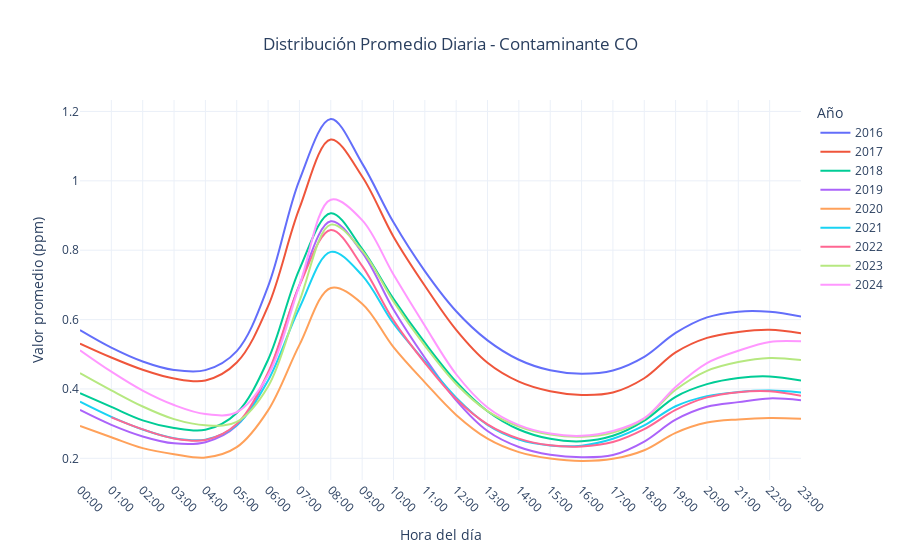
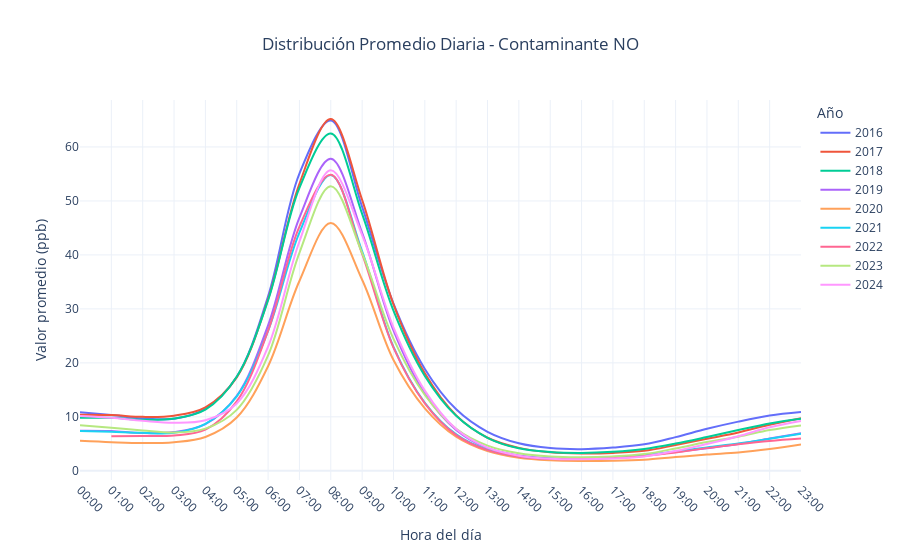
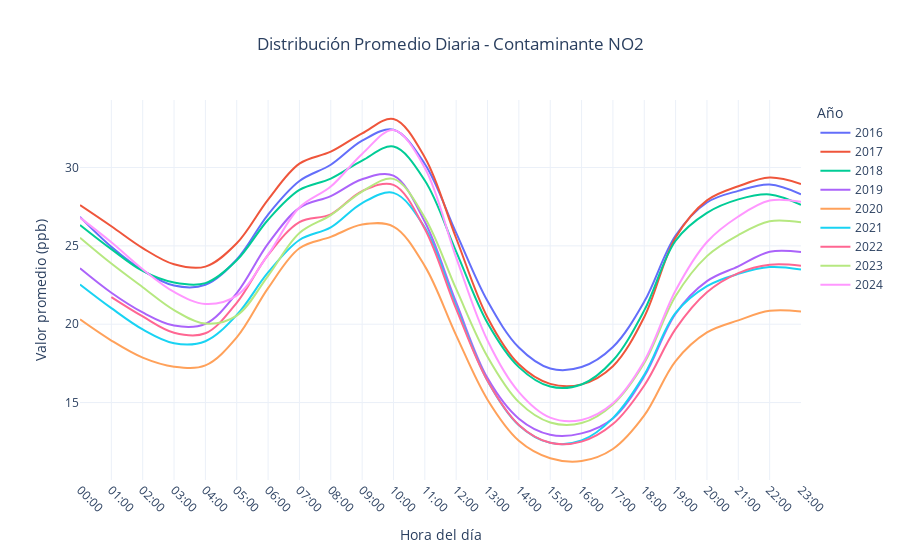
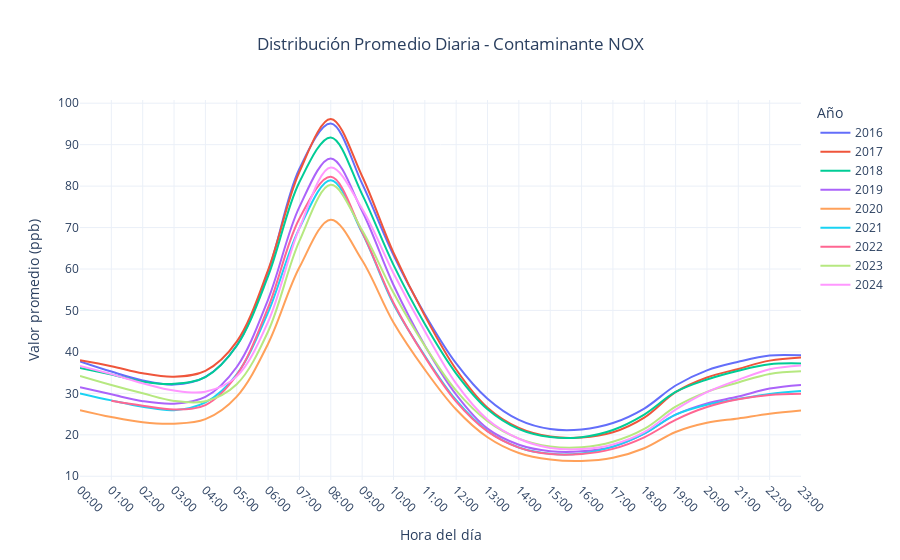

Notebook code cell kept with these figures, in order:
### Code cell
import pandas as pd
import plotly.express as px
import datetime

# Unir todos los dataframes
dataframes = [contaminantes_2016, contaminantes_2017, contaminantes_2018, contaminantes_2019,
              contaminantes_2020, contaminantes_2021, contaminantes_2022, contaminantes_2023,
              contaminantes_2024]
df = pd.concat(dataframes)

# Reemplazo de '24:00' si es string
df['date'] = df['date'].apply(
    lambda x: x.replace('24:00', '00:00') if isinstance(x, str) else x
)

# Convertir a datetime y eliminar inválidos
df['date'] = pd.to_datetime(df['date'], errors='coerce')
df = df.dropna(subset=['date'])

# Extraer año y hora
df['year'] = df['date'].dt.year
df['hour'] = df['date'].dt.strftime('%H:%M')

# Agrupar para promedio diario
df_avg = df.groupby(['id_parameter', 'year', 'hour'])['value'].mean().reset_index()

# Convertir 'hour' a datetime
df_avg['hour_dt'] = pd.to_datetime(df_avg['hour'], format='%H:%M')

# Obtener relación id_parameter -> unidad
param_to_unit = df[['id_parameter', 'unit']].drop_duplicates()
df_avg = df_avg.merge(param_to_unit, on='id_parameter', how='left')

# Agregar nombre de unidad
df_avg = df_avg.merge(df_unidades[['id_unidad', 'clave_unidad']], left_on='unit', right_on='id_unidad', how='left')

# Graficar
for param in df_avg['id_parameter'].unique():
    subset = df_avg[df_avg['id_parameter'] == param]
    unidad = subset['clave_unidad'].iloc[0] if not subset['clave_unidad'].isna().all() else ''

    fig = px.line(
        subset,
        x='hour_dt',
        y='value',
        color='year',
        title=f'Distribución Promedio Diaria - Contaminante {param}',
        labels={'value': f'Valor promedio ({unidad})', 'hour_dt': 'Hora del día', 'year': 'Año'},
        line_shape='spline',
    )

    fig.update_xaxes(
        dtick=3600000,  # 1 hora
        tickformat="%H:%M",
        title_text="Hora del día",
        tickangle=45
    )

    fig.update_layout(
        hovermode='x unified',
        template='plotly_white',
        legend_title_text='Año',
        title_x=0.5
    )

    fig.show()
